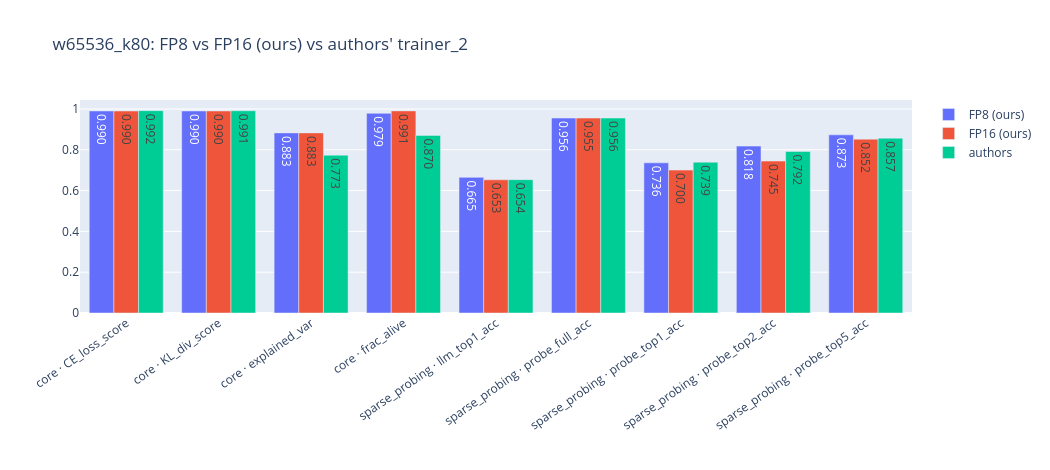

Notebook source saved alongside this figure:
### Code cell
# Grouped bar: every source (FP8, FP16, authors) per shared metric (L0 excluded — different scale).
source_cols = [c for c in [*prec_cols, "authors"] if c in comparison.columns]
plot_df = comparison.reset_index()
plot_df = plot_df[plot_df["metric"] != "L0"]
melted = plot_df.melt(id_vars=["eval_type", "metric"], value_vars=source_cols,
                      var_name="source", value_name="value").dropna(subset=["value"])
if not melted.empty:
    melted["label"] = melted["eval_type"] + " · " + melted["metric"]
    fig = px.bar(melted, x="label", y="value", color="source", barmode="group",
                 title=f"{MEMBER}: FP8 vs FP16 (ours) vs authors' trainer_{trainer}",
                 text_auto=".3f")
    fig.update_layout(height=470, width=1050, xaxis_title="", yaxis_title="",
                      xaxis_tickangle=-35, legend_title="")
    fig.show()
else:
    print("No overlapping metrics to plot (did the author fetch / eval loads succeed?).")

### Figure 1 — Plotly figure (JSON) as saved in the notebook; plotly's stock layout.template omitted (floating-point values rounded to 4 significant figures)
{"data": [{"alignmentgroup": "True", "hovertemplate": "source=FP8 (ours)<br>label=%{x}<br>value=%{y}<extra></extra>", "legendgroup": "FP8 (ours)", "marker": {"color": "#636efa", "pattern": {"shape": ""}}, "name": "FP8 (ours)", "offsetgroup": "FP8 (ours)", "orientation": "v", "showlegend": true, "textposition": "auto", "texttemplate": "%{y:.3f}", "type": "bar", "x": ["core · CE_loss_score", "core · KL_div_score", "core · explained_var", "core · frac_alive", "sparse_probing · llm_top1_acc", "sparse_probing · probe_full_acc", "sparse_probing · probe_top1_acc", "sparse_probing · probe_top2_acc", "sparse_probing · probe_top5_acc"], "xaxis": "x", "y": [0.9901, 0.9902, 0.8828, 0.9787, 0.6648, 0.9556, 0.7359, 0.818, 0.8733], "yaxis": "y"}, {"alignmentgroup": "True", "hovertemplate": "source=FP16 (ours)<br>label=%{x}<br>value=%{y}<extra></extra>", "legendgroup": "FP16 (ours)", "marker": {"color": "#EF553B", "pattern": {"shape": ""}}, "name": "FP16 (ours)", "offsetgroup": "FP16 (ours)", "orientation": "v", "showlegend": true, "textposition": "auto", "texttemplate": "%{y:.3f}", "type": "bar", "x": ["core · CE_loss_score", "core · KL_div_score", "core · explained_var", "core · frac_alive", "sparse_probing · llm_top1_acc", "sparse_probing · probe_full_acc", "sparse_probing · probe_top1_acc", "sparse_probing · probe_top2_acc", "sparse_probing · probe_top5_acc"], "xaxis": "x", "y": [0.9901, 0.9902, 0.8828, 0.9906, 0.6529, 0.9554, 0.7005, 0.7446, 0.8522], "yaxis": "y"}, {"alignmentgroup": "True", "hovertemplate": "source=authors<br>label=%{x}<br>value=%{y}<extra></extra>", "legendgroup": "authors", "marker": {"color": "#00cc96", "pattern": {"shape": ""}}, "name": "authors", "offsetgroup": "authors", "orientation": "v", "showlegend": true, "textposition": "auto", "texttemplate": "%{y:.3f}", "type": "bar", "x": ["core · CE_loss_score", "core · KL_div_score", "core · explained_var", "core · frac_alive", "sparse_probing · llm_top1_acc", "sparse_probing · probe_full_acc", "sparse_probing · probe_top1_acc", "sparse_probing · probe_top2_acc", "sparse_probing · probe_top5_acc"], "xaxis": "x", "y": [0.9918, 0.9912, 0.7734, 0.8703, 0.6535, 0.9556, 0.7393, 0.7916, 0.8569], "yaxis": "y"}], "layout": {"barmode": "group", "height": 470, "legend": {"title": {"text": ""}, "tracegroupgap": 0}, "title": {"text": "w65536_k80: FP8 vs FP16 (ours) vs authors' trainer_2"}, "width": 1050, "xaxis": {"anchor": "y", "domain": [0, 1], "tickangle": -35, "title": {"text": ""}}, "yaxis": {"anchor": "x", "domain": [0, 1], "title": {"text": ""}}}}
